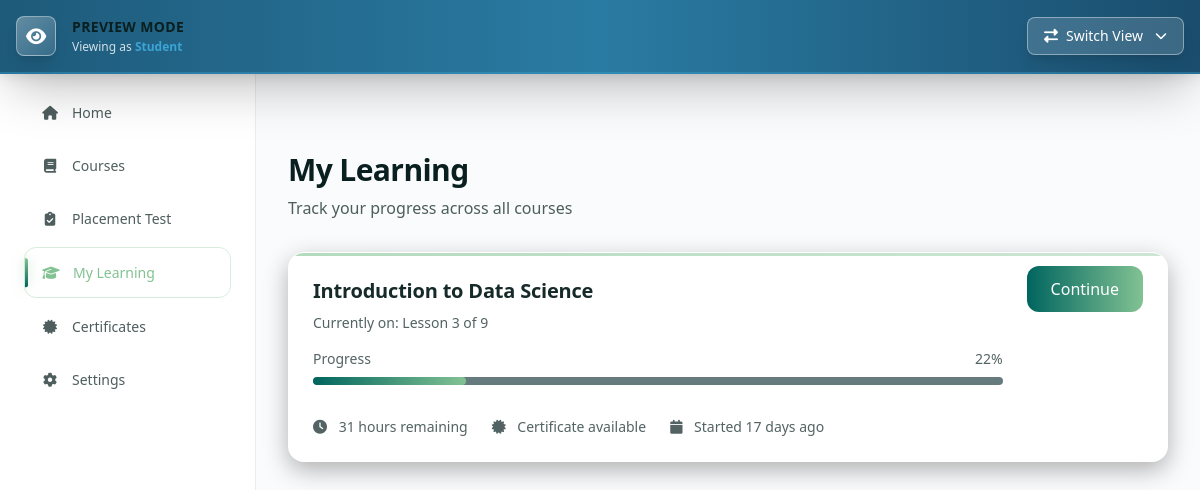
The app's page /student/learning/ (signed in), older data.
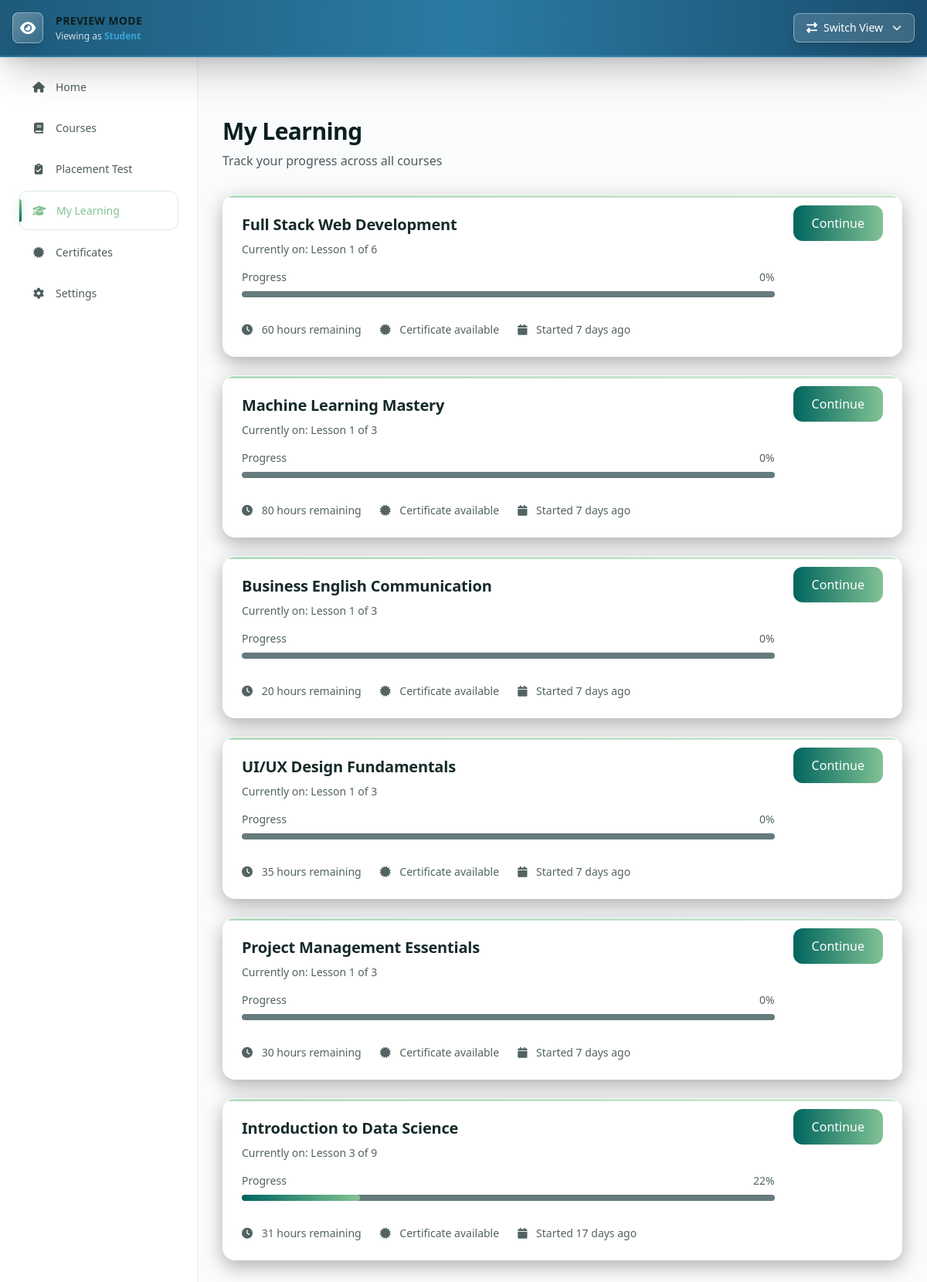
The same page, newer data.
### myApp/models.py (models this page shows, shortened)
class Enrollment(models.Model):
    STATUS_CHOICES = [
        ('active', 'Active'),
        ('completed', 'Completed'),
        ('paused', 'Paused'),
        ('expired', 'Expired'),
    ]
    user = models.ForeignKey(User, on_delete=models.CASCADE, related_name='enrollments')
    course = models.ForeignKey(Course, on_delete=models.CASCADE, related_name='enrollments')
    status = models.CharField(max_length=20, choices=STATUS_CHOICES, default='active')
    progress_percentage = models.FloatField(default=0)
    current_module = models.ForeignKey(Module, on_delete=models.SET_NULL, null=True, blank=True)
    current_lesson = models.ForeignKey(Lesson, on_delete=models.SET_NULL, null=True, blank=True)
    enrolled_at = models.DateTimeField(auto_now_add=True)
    expires_at = models.DateTimeField(null=True, blank=True)
    completed_at = models.DateTimeField(null=True, blank=True)
    is_gifted = models.BooleanField(default=False)
    gifted_by = models.ForeignKey(User, on_delete=models.SET_NULL, null=True, blank=True, related_name='gifts_sent')
    partner = models.ForeignKey('Partner', on_delete=models.SET_NULL, null=True, blank=True)
    class Meta:
        unique_together = ['user', 'course']
    def update_progress(self):
        total_lessons = Lesson.objects.filter(module__course=self.course).count()
        completed_lessons = LessonProgress.objects.filter(
            enrollment=self,
            completed=True
        ).count()
        if total_lessons > 0:
            self.progress_percentage = (completed_lessons / total_lessons) * 100
            if self.progress_percentage >= 100:
                self.status = 'completed'
                self.completed_at = timezone.now()
            self.save()

class Course(models.Model):
    LEVEL_CHOICES = [
        ('beginner', 'Beginner'),
        ('intermediate', 'Intermediate'),
        ('advanced', 'Advanced'),
    ]
    STATUS_CHOICES = [
        ('draft', 'Draft'),
        ('published', 'Published'),
        ('archived', 'Archived'),
    ]
    COURSE_TYPE_CHOICES = [
        ('recorded', 'Recorded'),
        ('live', 'Live'),
        ('hybrid', 'Hybrid'),
    ]
    title = models.CharField(max_length=200)
    slug = models.SlugField(unique=True)
    description = models.TextField()
    short_description = models.CharField(max_length=300)  # For cards
    outcome = models.CharField(max_length=300)  # What students will achieve
    thumbnail = models.ImageField(upload_to='courses/thumbnails/', blank=True, null=True)
    preview_video = models.URLField(blank=True)  # 30-sec preview URL
    category = models.ForeignKey(Category, on_delete=models.SET_NULL, null=True, related_name='courses')
    level = models.CharField(max_length=20, choices=LEVEL_CHOICES, default='beginner')
    course_type = models.CharField(max_length=20, choices=COURSE_TYPE_CHOICES, default='recorded', help_text='Type of course: Recorded (self-paced), Live (scheduled sessions), or Hybrid (combination)')
    instructor = models.ForeignKey(User, on_delete=models.SET_NULL, null=True, related_name='courses_taught')
    price = models.DecimalField(max_digits=10, decimal_places=2, default=0)
    currency = models.CharField(max_length=3, default='USD')
    is_free = models.BooleanField(default=False)
    estimated_hours = models.PositiveIntegerField(default=10)
    lessons_count = models.PositiveIntegerField(default=0)  # Computed field
    language = models.CharField(max_length=10, default='en')
    available_languages = models.JSONField(default=list)  # ['en', 'es', 'fr']
    has_certificate = models.BooleanField(default=True)
    has_ai_tutor = models.BooleanField(default=True)
    has_quizzes = models.BooleanField(default=True)
    status = models.CharField(max_length=20, choices=STATUS_CHOICES, default='draft')
    meta_title = models.CharField(max_length=70, blank=True)
    meta_description = models.CharField(max_length=160, blank=True)
    enrolled_count = models.PositiveIntegerField(default=0)
    completion_rate = models.FloatField(default=0)  # Percentage
    average_rating = models.FloatField(default=0, validators=[MinValueValidator(0), MaxValueValidator(5)])
    created_at = models.DateTimeField(auto_now_add=True)
    updated_at = models.DateTimeField(auto_now=True)
    published_at = models.DateTimeField(null=True, blank=True)
    class Meta:
        ordering = ['-created_at']

### myApp/views.py (the view)
# urls.py: path('student/learning/', views.student_learning, name='student_learning'),
@login_required
def student_learning(request):
    user = request.user
    active_enrollments = Enrollment.objects.filter(
        user=user,
        status='active'
    ).select_related('course', 'current_lesson', 'current_module').prefetch_related('course__modules__lessons').order_by('-enrolled_at')
    for enrollment in active_enrollments:
        enrollment.update_progress()
        total_lessons = Lesson.objects.filter(module__course=enrollment.course).count()
        enrollment.total_lessons = total_lessons
        if enrollment.current_lesson:
            all_lessons = Lesson.objects.filter(module__course=enrollment.course).order_by('module__order', 'order')
            lesson_numbers = {lesson.id: idx + 1 for idx, lesson in enumerate(all_lessons)}
            enrollment.current_lesson_number = lesson_numbers.get(enrollment.current_lesson.id, 0)
        else:
            enrollment.current_lesson_number = 0
        completed_lessons = LessonProgress.objects.filter(enrollment=enrollment, completed=True).count()
        remaining_lessons = max(0, total_lessons - completed_lessons)
        enrollment.estimated_hours_remaining = (enrollment.course.estimated_hours / total_lessons * remaining_lessons) if total_lessons > 0 else 0
        days_since = (timezone.now().date() - enrollment.enrolled_at.date()).days
        enrollment.days_since_enrollment = days_since
    completed_enrollments = Enrollment.objects.filter(
        user=user,
        status='completed'
    ).select_related('course').order_by('-completed_at')
    context = {
        'active_enrollments': active_enrollments,
        'completed_enrollments': completed_enrollments,
    }
    return render(request, 'student/learning.html', context)

### myApp/templates/student/learning.html (shortened to what this page needs)
{% extends 'student/base.html' %}
{% block content %}
<div class="p-4 sm:p-6 lg:p-8 xl:p-10 w-full">
    <div class="mb-6 sm:mb-8">
        <h1 class="text-2xl sm:text-3xl font-light text-white mb-2">My Learning</h1>
        <p class="text-sm sm:text-base text-white/70">Track your progress across all courses</p>
    </div>
    <div class="space-y-4 sm:space-y-6">
        {% for enrollment in active_enrollments %}
        <div class="bg-[#04363a]/90 backdrop-blur-xl rounded-2xl p-6 border border-white/10 shadow-[0_8px_24px_rgba(0,0,0,0.3)]">
            <div class="flex items-start justify-between mb-4">
                <div class="flex-1">
                    <h3 class="text-xl font-medium text-white mb-2">{{ enrollment.course.title }}</h3>
                    <p class="text-sm text-white/70 mb-4">Currently on: Lesson {{ enrollment.current_lesson_number|default:1 }} of {{ enrollment.total_lessons|default:0 }}</p>
                    <div class="mb-4">
                        <div class="flex items-center justify-between mb-2">
                            <span class="text-sm text-white/70">Progress</span>
                            <span class="text-sm font-medium text-white">{{ enrollment.progress_percentage|floatformat:0 }}%</span>
                        </div>
                        <div class="h-2 bg-[#254346]/70 rounded-full overflow-hidden">
                            <div class="h-full bg-gradient-to-r from-[#00655F] to-[#82C293] rounded-full transition-all duration-500" style="width: {{ enrollment.progress_percentage|default:0 }}%"></div>
                        </div>
                    </div>
                </div>
                <div class="ml-6">
                    <a href="{% url 'student_course_player_enrollment' enrollment.id %}" class="px-6 py-3 bg-gradient-to-r from-[#00655F] to-[#82C293] text-white rounded-xl font-medium hover:opacity-90 transition">
                        Continue
                    </a>
                </div>
            </div>
            <div class="flex items-center gap-6 text-sm text-white/70">
                <span><i class="fas fa-clock mr-2"></i> {{ enrollment.estimated_hours_remaining|floatformat:0|default:0 }} hours remaining</span>
                {% if enrollment.course.has_certificate %}
                <span><i class="fas fa-certificate mr-2"></i> Certificate available</span>
                {% endif %}
                <span><i class="fas fa-calendar mr-2"></i> Started {{ enrollment.days_since_enrollment|default:0 }} {% if enrollment.days_since_enrollment == 1 %}day{% else %}days{% endif %} ago</span>
            </div>
        </div>
        {% endfor %}
    </div>
</div>
{% endblock %}

### myApp/templates/student/partials/navbar.html (shortened to what this page needs)
<nav class="fixed top-0 left-0 right-0 h-16 backdrop-blur-xl border-b z-50 flex items-center justify-between px-6 transition-all duration-300" style="background-color: var(--navbar-bg); border-color: var(--border-primary); box-shadow: var(--navbar-shadow);">
    <div class="flex items-center gap-4 flex-1 min-w-0">
        <a href="{% url 'student_home' %}" class="flex items-center gap-3 group shrink-0">
            <img src="https://res.cloudinary.com/dkjtfjnlf/image/upload/v1766498125/Fluentory-Trsp-LS_xlra0r.png"
                 alt="Fluentory Logo"
                 class="student-logo h-[110px] w-auto group-hover:scale-105" />
        </a>
        <div class="hidden md:flex items-center gap-3 flex-1 max-w-md min-w-0">
            <form action="{% url 'student_courses' %}" method="GET" class="relative flex-1 w-full">
                <i class="fas fa-search absolute left-3 top-1/2 -translate-y-1/2 text-sm" style="color: var(--text-muted);"></i>
                <input type="text" name="search" placeholder="Search courses..." class="w-full pl-10 pr-4 py-2 rounded-xl border text-sm transition-all duration-300 focus:outline-none focus:ring-2" style="background-color: var(--bg-elevated); border-color: var(--border-primary); color: var(--text-primary); placeholder-color: var(--text-muted);" onfocus="this.style.borderColor='var(--accent-primary)'; this.style.boxShadow='0 0 0 3px rgba(130, 194, 147, 0.1)'" onblur="this.style.borderColor='var(--border-primary)'; this.style.boxShadow='none'">
            </form>
        </div>
    </div>
    <div class="flex items-center gap-4 shrink-0">
            {% include 'partials/theme_toggle.html' %}
            <div class="relative">
                <div id="student-language-btn" class="flex items-center gap-1 sm:gap-2 cursor-pointer transition-all duration-300" style="color: var(--text-secondary);" onmouseover="this.style.color='var(--accent-primary)'" onmouseout="this.style.color='var(--text-secondary)'">
                    <i class="fas fa-globe text-sm sm:text-base"></i>
                    <span id="student-current-language" class="text-xs sm:text-sm hidden sm:inline">{{ request.user.profile.preferred_language|upper|default:'EN' }}</span>
                </div>
            </div>
            <div class="relative">
                <button class="relative transition-all duration-300" style="color: var(--text-secondary);" id="notifications-btn" onmouseover="this.style.color='var(--accent-primary)'" onmouseout="this.style.color='var(--text-secondary)'">
                    <i class="fas fa-bell text-base sm:text-lg"></i>
                    <span id="notifications-dot" class="absolute -top-1 -right-1 w-2 h-2 bg-red-500 rounded-full"></span>
                </button>
            </div>
            <div class="relative" id="user-dropdown">
                <button class="flex items-center gap-2 cursor-pointer transition-all duration-300" style="color: var(--text-primary);" onclick="toggleUserMenu()" onmouseover="this.style.opacity='0.8'" onmouseout="this.style.opacity='1'">
                    <div class="w-7 h-7 sm:w-8 sm:h-8 rounded-full border grid place-items-center overflow-hidden transition-all duration-300" style="background-color: var(--bg-elevated); border-color: var(--border-primary);">
                        {% if request.user.profile.avatar %}
                        <img src="{{ request.user.profile.avatar.url }}" alt="" class="w-full h-full object-cover">
                        {% else %}
                        <i class="fas fa-user text-xs" style="color: var(--text-secondary);"></i>
                        {% endif %}
                    </div>
                    <span class="hidden sm:inline text-sm" style="color: var(--text-primary);">{{ request.user.first_name|default:request.user.username }}</span>
                    <i class="fas fa-chevron-down text-xs hidden sm:inline" style="color: var(--text-muted);"></i>
                </button>
            </div>
        </div>
</nav>

Row changes from the older to the newer data that the page shows:
added Enrollment: course "Full Stack Web Development", current_lesson_number "1", total_lessons "6", progress_percentage "0", estimated_hours_remaining "60", shows "Certificate available", days_since_enrollment "7"
added Enrollment: course "Machine Learning Mastery", current_lesson_number "1", total_lessons "3", progress_percentage "0", estimated_hours_remaining "80", shows "Certificate available", days_since_enrollment "7"
added Enrollment: course "Business English Communication", current_lesson_number "1", total_lessons "3", progress_percentage "0", estimated_hours_remaining "20", shows "Certificate available", days_since_enrollment "7"
added Enrollment: course "UI/UX Design Fundamentals", current_lesson_number "1", total_lessons "3", progress_percentage "0", estimated_hours_remaining "35", shows "Certificate available", days_since_enrollment "7"
added Enrollment: course "Project Management Essentials", current_lesson_number "1", total_lessons "3", progress_percentage "0", estimated_hours_remaining "30", shows "Certificate available", days_since_enrollment "7"
